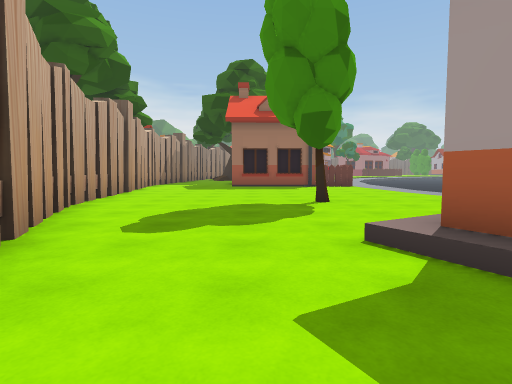
[1] (above)

24 first-person views from a walk through a Unity game level. The camera is 1.3 m above the floor, tilts 4° down and sees 80° across. The floor is counted in squares, 2 m on a side. Each view is taken from the middle of a square. On the plan, view 1 faces up. The plan holds only what a view shows up to about 10 squares ahead; the rest is blank. The place goes on beyond the plan. The player is left out. Some animated figures are left out. Some surface patterns are stand-ins.

[2]
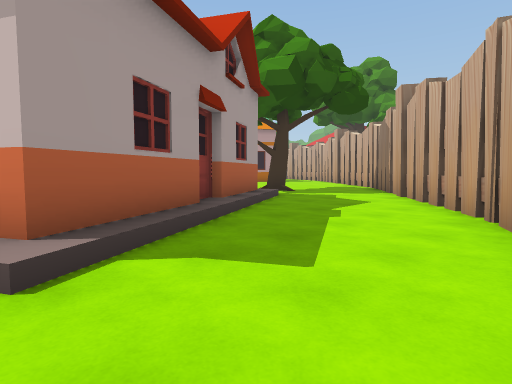

[3]
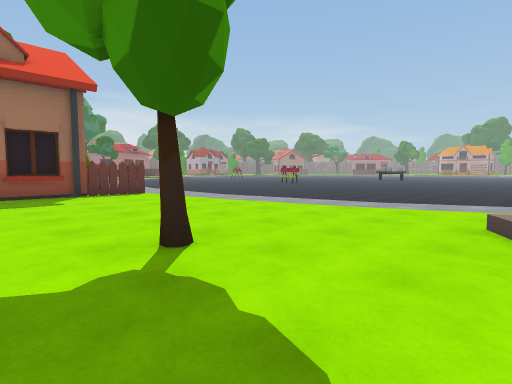

[4]
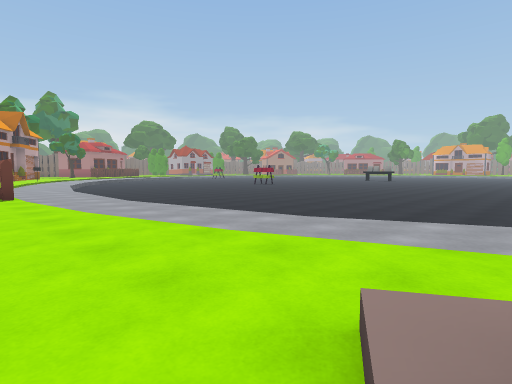

[5]
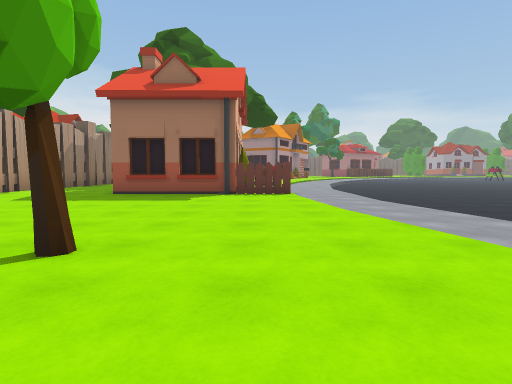

[6]
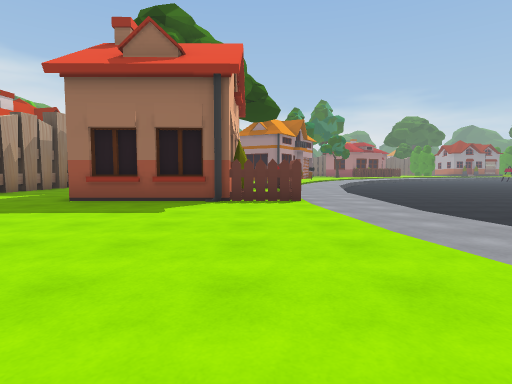

[7]
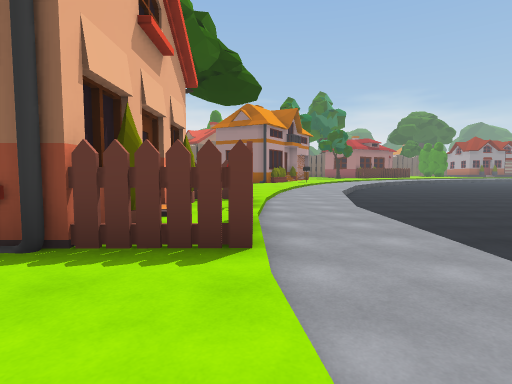

[8]
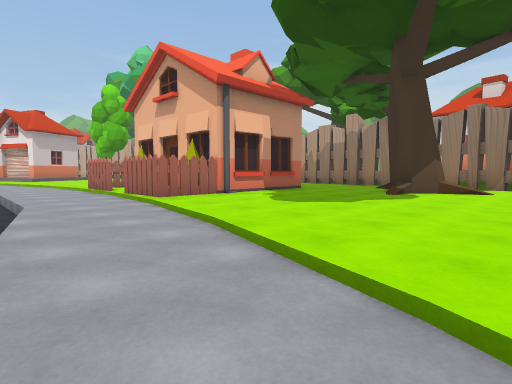

[9]
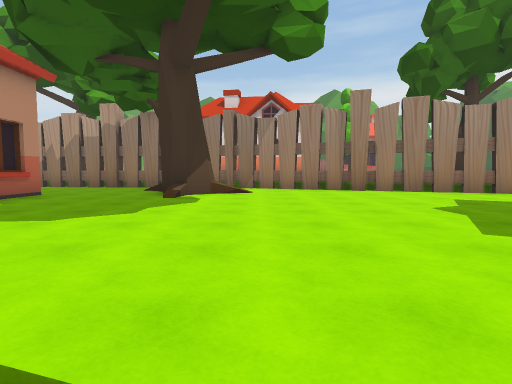

[10]
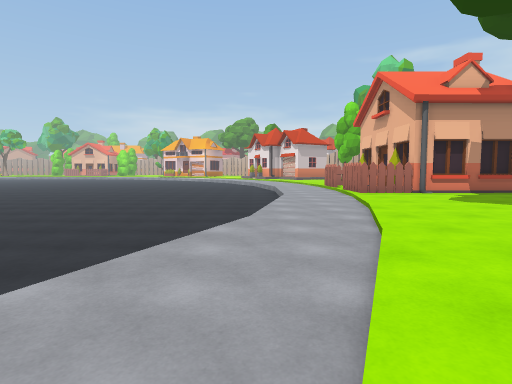

[11]
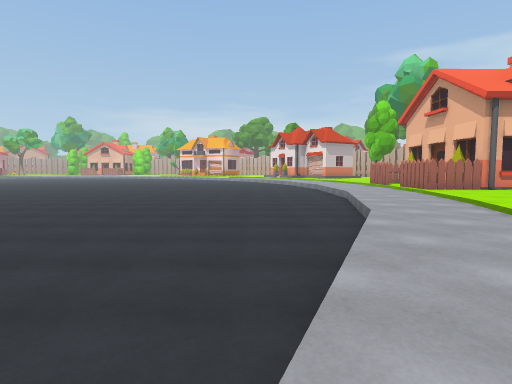

[12]
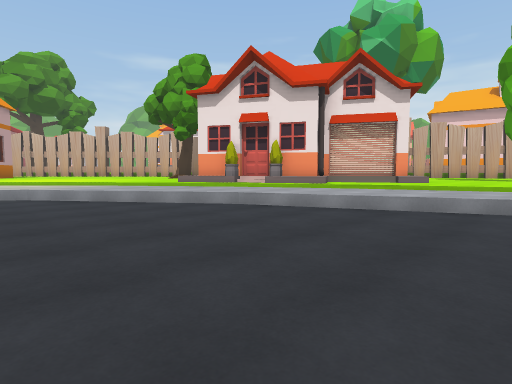

[13]
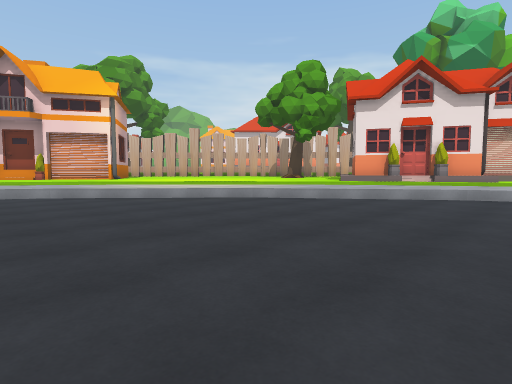

[14]
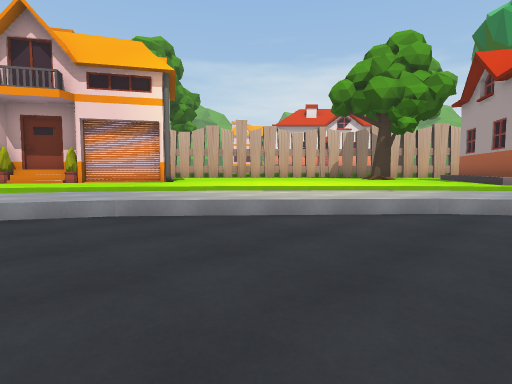

[15]
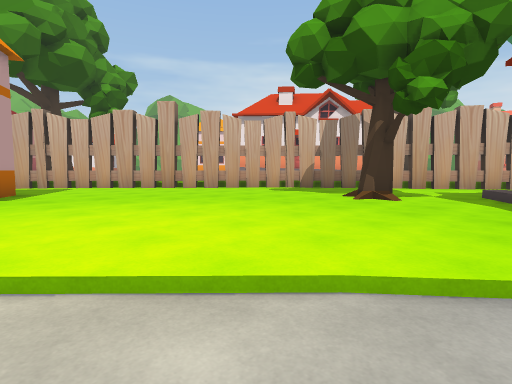

[16]
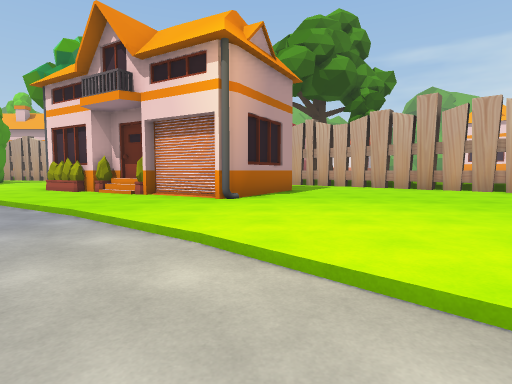

[17]
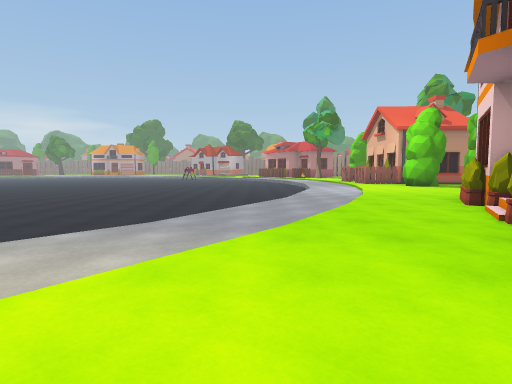

[18]
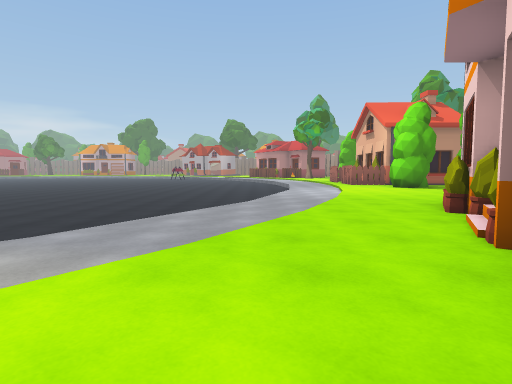

[19]
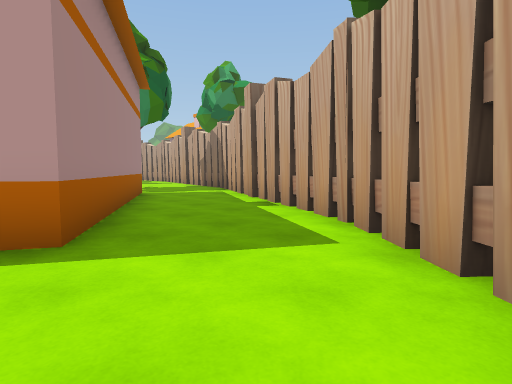

[20]
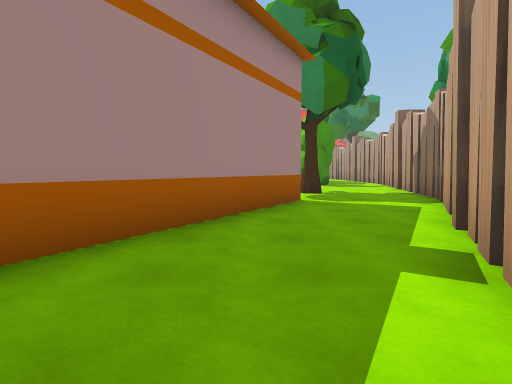

[21]
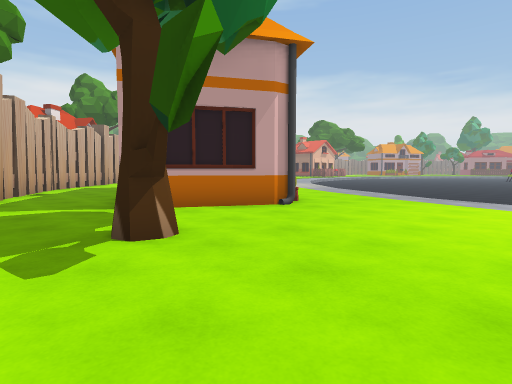

[22]
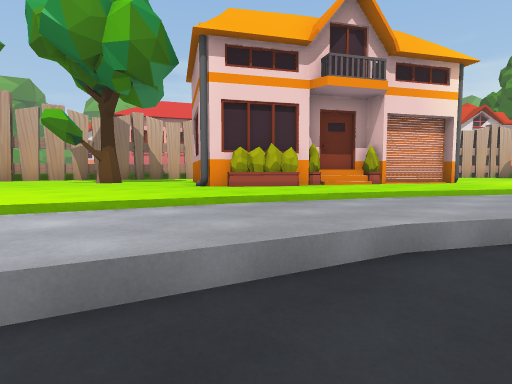

[23]
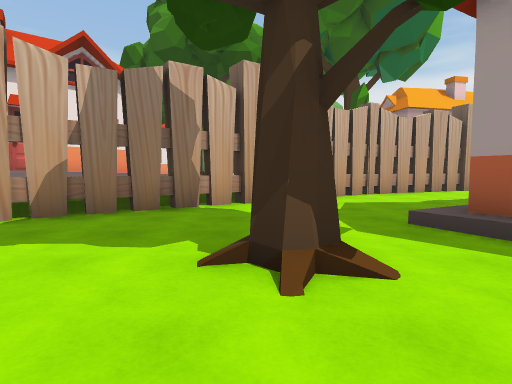

[24]
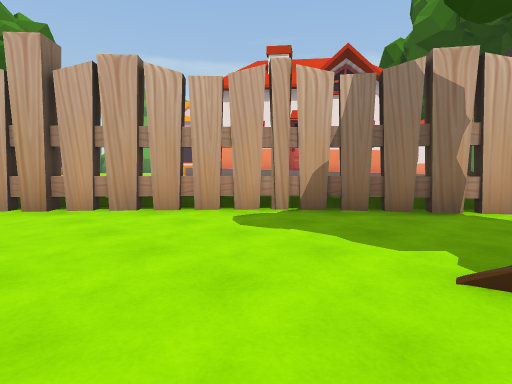

### Floor plan
Key: @ floor where view 1 was taken; # wall or solid block; x gap in a wall; . main floor; : floor 0.25 m higher than the main floor; - floor 0.25 m lower than the main floor; _ floor 0.75 m lower than the main floor; / step, stairs or slope; ^ raised ledge; O other object.
Columns run from 6 left of view 1 to 22 right of it. Each row starts with its distance up from view 1.
 26    ^#....    / -
 25    #......  .--/_
 24    #......../--___
 23   ^#........///____
 22   ^.........--______
 21   #x#......///______
 20   # ##.....///_______
 19   #........--_________
 18   #........--__________
 17   #..#O##OO-/___________
 16  ^#.    #.O-/___________
 15  #..    #////_____
 14  #...   #.O-/_____
 13  ^...####OO-/_____
 12   ........///____
 11    ......./// ___
 10   #........-- ____
  9   #........--______
  8   #........///______
  7   #........///_______
  6   #....O....--________
  5    #........///_______
  4    #.....//./--_________
  3    #....###/.--/________
  2     #...###O#/--________  __
  1     #.../## #////_______ ____
  0      #@..:# #O/--/___________
 -1      #.../####//--/__________
 -2      #....###/../--/_________
 -3       #........../--/________
 -4       ^#........../--/_______
 -5        ^#...O....../--/______
 -6         #.........../-/-/____
 -7  OO     ^#............/-/-/__
 -8 OO   O   ^#........O...//-/--
 -9      #O   ^#......#OO....//--
-10      ##O   ^#.....O.##OO..../
-11        OO   ^#...OO##  ##....
-12        OO    ^#....##  #O....
-13         OO     #.....OOO.....
-14                 ##.....O.....
-15                   ##.....O...
-16                     ##.......

Positions as (right, up) in squares from view 1, and headings:
1: (0, 0), facing up
2: (-1, 3), facing down-right
3: (0, 4), facing up-right
4: (3, 4), facing up-right
5: (3, 4), facing up
6: (3, 6), facing up
7: (4, 10), facing up
8: (7, 23), facing down-left
9: (6, 22), facing left
10: (7, 26), facing down
11: (9, 26), facing down
12: (13, 7), facing down-left
13: (17, 4), facing down-left
14: (17, 0), facing down-left
15: (12, -2), facing down-left
16: (12, -2), facing down
17: (11, -6), facing right
18: (12, -7), facing right
19: (8, -10), facing down-right
20: (10, -13), facing right
21: (22, -16), facing up-left
22: (22, -6), facing down-left
23: (8, -5), facing left
24: (8, -5), facing down-left
